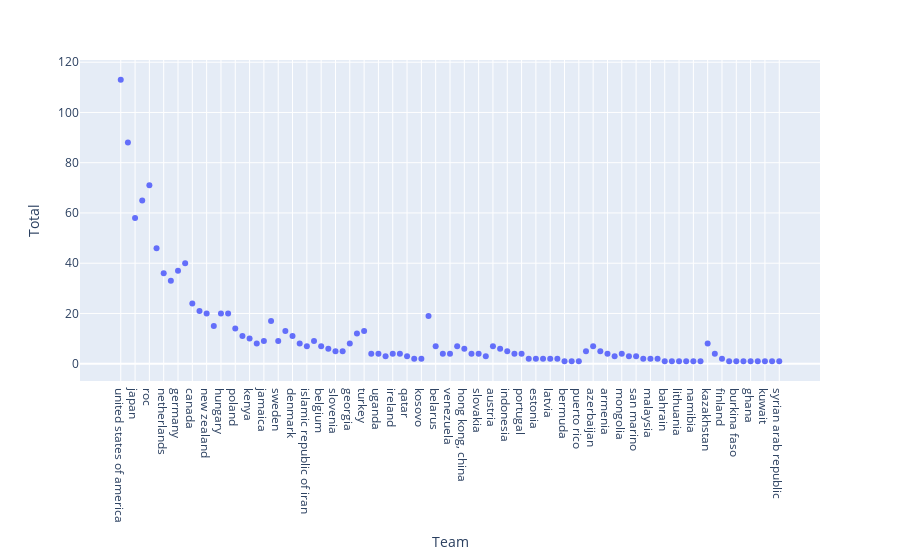

Notebook code for this chart:
### Code cell
fig = px.scatter(medals, x="Team", y="Total")
fig.show()

### Figure 1 — Plotly figure (JSON) as saved in the notebook; plotly's stock layout.template omitted (floating-point values rounded to 4 significant figures)
{"data": [{"hovertemplate": "Team=%{x}<br>Total=%{y}<extra></extra>", "legendgroup": "", "marker": {"color": "#636efa", "symbol": "circle"}, "mode": "markers", "name": "", "orientation": "v", "showlegend": false, "type": "scatter", "x": ["united states of america", "people's republic of china", "japan", "great britain", "roc", "australia", "netherlands", "france", "germany", "italy", "canada", "brazil", "new zealand", "cuba", "hungary", "republic of korea", "poland", "czech republic", "kenya", "norway", "jamaica", "spain", "sweden", "switzerland", "denmark", "croatia", "islamic republic of iran", "serbia", "belgium", "bulgaria", "slovenia", "uzbekistan", "georgia", "chinese taipei", "turkey", "greece", "uganda", "ecuador", "ireland", "israel", "qatar", "bahamas", "kosovo", "ukraine", "belarus", "romania", "venezuela", "india", "hong kong, china", "philippines", "slovakia", "south africa", "austria", "egypt", "indonesia", "ethiopia", "portugal", "tunisia", "estonia", "fiji", "latvia", "thailand", "bermuda", "morocco", "puerto rico", "colombia", "azerbaijan", "dominican republic", "armenia", "kyrgyzstan", "mongolia", "argentina", "san marino", "jordan", "malaysia", "nigeria", "bahrain", "saudi arabia", "lithuania", "north macedonia", "namibia", "turkmenistan", "kazakhstan", "mexico", "finland", "botswana", "burkina faso", "côte d'ivoire", "ghana", "grenada", "kuwait", "republic of moldova", "syrian arab republic"], "xaxis": "x", "y": [113, 88, 58, 65, 71, 46, 36, 33, 37, 40, 24, 21, 20, 15, 20, 20, 14, 11, 10, 8, 9, 17, 9, 13, 11, 8, 7, 9, 7, 6, 5, 5, 8, 12, 13, 4, 4, 3, 4, 4, 3, 2, 2, 19, 7, 4, 4, 7, 6, 4, 4, 3, 7, 6, 5, 4, 4, 2, 2, 2, 2, 2, 1, 1, 1, 5, 7, 5, 4, 3, 4, 3, 3, 2, 2, 2, 1, 1, 1, 1, 1, 1, 8, 4, 2, 1, 1, 1, 1, 1, 1, 1, 1], "yaxis": "y"}], "layout": {"legend": {"tracegroupgap": 0}, "margin": {"t": 60}, "xaxis": {"anchor": "y", "domain": [0, 1], "title": {"text": "Team"}}, "yaxis": {"anchor": "x", "domain": [0, 1], "title": {"text": "Total"}}}}
